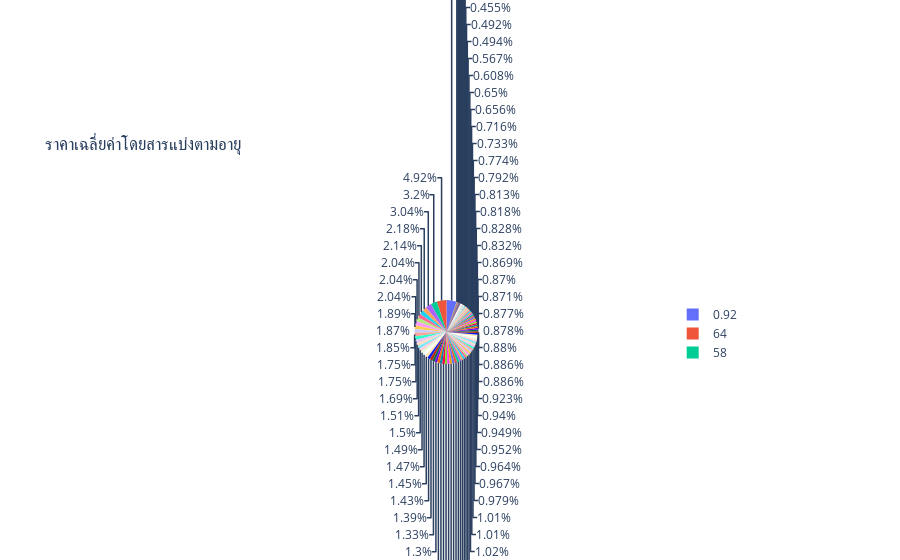

This figure's notebook cell:
### Code cell
fig = px.pie(df, values=Age_GB_Mean['Fare'], names=Age_GB_Mean.index, title='ราคาเฉลี่ยค่าโดยสารแบ่งตามอายุ')

fig.show()
